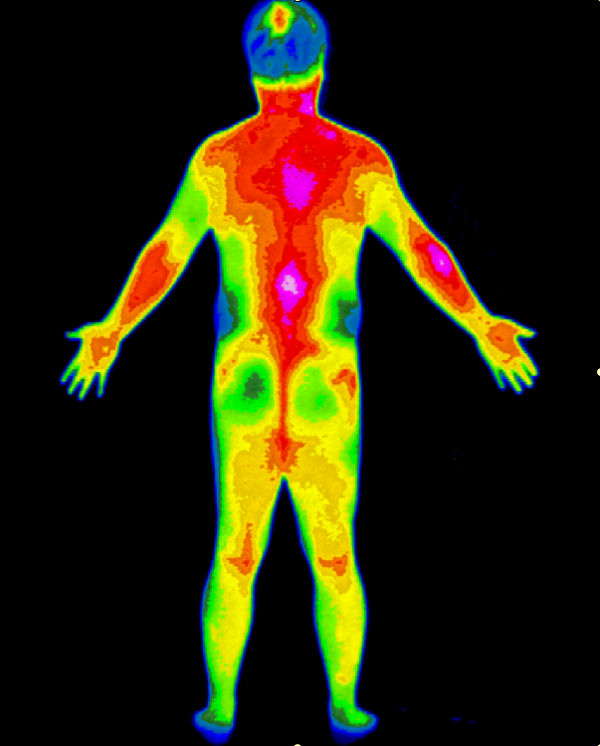
#> input picture data/human1.png, 600 x 746 px
$ python test2_divide_image.py
#> lines starting #> are read from the running program, lines starting #| are printed output that depends on the picture

# world size [-25 25] [-60 20] [-15 15]
# x-y [-25 25] [-60 20]  (width: 50, height: 80)

from PIL import Image
import os
from itertools import product

def tile(filename, dir_in, dir_out, d):
#> called with filename = 'human1.png', dir_in = 'data', dir_out = 'data/subhuman', d = 150
    name, ext = os.path.splitext(filename)
    img = Image.open(os.path.join(dir_in, filename))
#> img is the input picture: PIL image 600x746 RGB; mean R, G, B 42, 37.1, 8.4
    w, h = img.size
#> w = 600; h = 746

    grid = product(range(0, h - h % d, d), range(0, w - w % d, d))
    for i, j in grid:
        box = (j, i, j + d, i + d)
        out = os.path.join(dir_out, f'{name}_{int(i/d)}_{int(j/d)}{ext}')
        img.crop(box).save(out)
#> this loop made 16 passes
#> pass 2, in tile, `img.crop(box).save(out)`:
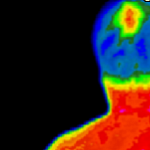
#> saved as human1_0_1.png: PIL image 150x150 RGB; mean R, G, B 48.9, 35.1, 26.3

tile("human1.png","data","data/subhuman",150)

$ run again, with data/human3.jpg saved as data/human1.png
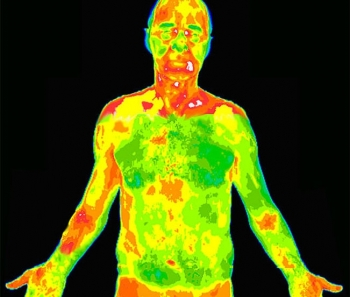
#> input picture data/human3.jpg, 350 x 297 px
#> in tile, img is the input picture: PIL image 350x297 RGB; mean R, G, B 73, 83.2, 8.3
#> the loop in tile, `for i, j in grid:` made 2 passes
#> pass 1, in tile, `img.crop(box).save(out)`:
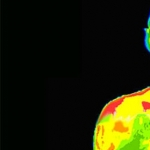
#> saved as human1_0_0.png: PIL image 150x150 RGB; mean R, G, B 29.4, 31.9, 5.4
#> pass 2, in tile, `img.crop(box).save(out)`:
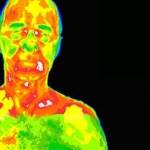
#> saved as human1_0_1.png: PIL image 150x150 RGB; mean R, G, B 93.9, 89, 11.5
